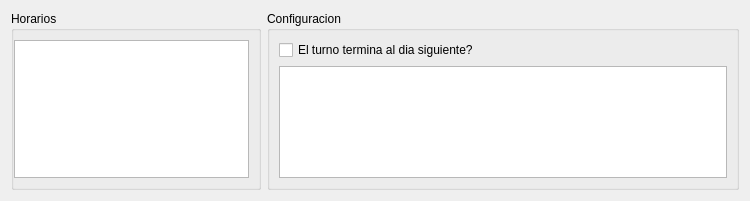
<?xml version="1.0" encoding="UTF-8"?>
<ui version="4.0">
 <class>Dialog</class>
 <widget class="QDialog" name="Dialog">
  <property name="geometry">
   <rect>
    <x>0</x>
    <y>0</y>
    <width>750</width>
    <height>201</height>
   </rect>
  </property>
  <property name="windowTitle">
   <string>Horarios</string>
  </property>
  <layout class="QGridLayout" name="gridLayout">
   <item row="0" column="0">
    <widget class="QGroupBox" name="groupBox">
     <property name="maximumSize">
      <size>
       <width>250</width>
       <height>16777215</height>
      </size>
     </property>
     <property name="title">
      <string>Horarios</string>
     </property>
     <layout class="QGridLayout" name="gridLayout_2">
      <property name="leftMargin">
       <number>0</number>
      </property>
      <property name="topMargin">
       <number>9</number>
      </property>
      <item row="0" column="0">
       <widget class="QListView" name="listView">
        <property name="maximumSize">
         <size>
          <width>1666666</width>
          <height>16777215</height>
         </size>
        </property>
       </widget>
      </item>
     </layout>
     <zorder>listView</zorder>
     <zorder>listView</zorder>
     <zorder>listView</zorder>
    </widget>
   </item>
   <item row="0" column="1">
    <widget class="QGroupBox" name="groupBox_2">
     <property name="title">
      <string>Configuracion</string>
     </property>
     <layout class="QGridLayout" name="gridLayout_3">
      <item row="1" column="0">
       <widget class="QTableView" name="tableView">
        <property name="selectionMode">
         <enum>QAbstractItemView::SingleSelection</enum>
        </property>
       </widget>
      </item>
      <item row="0" column="0">
       <widget class="QCheckBox" name="qisOvernight">
        <property name="text">
         <string>El turno termina al dia siguiente?</string>
        </property>
       </widget>
      </item>
     </layout>
    </widget>
   </item>
  </layout>
 </widget>
 <resources/>
 <connections/>
</ui>
